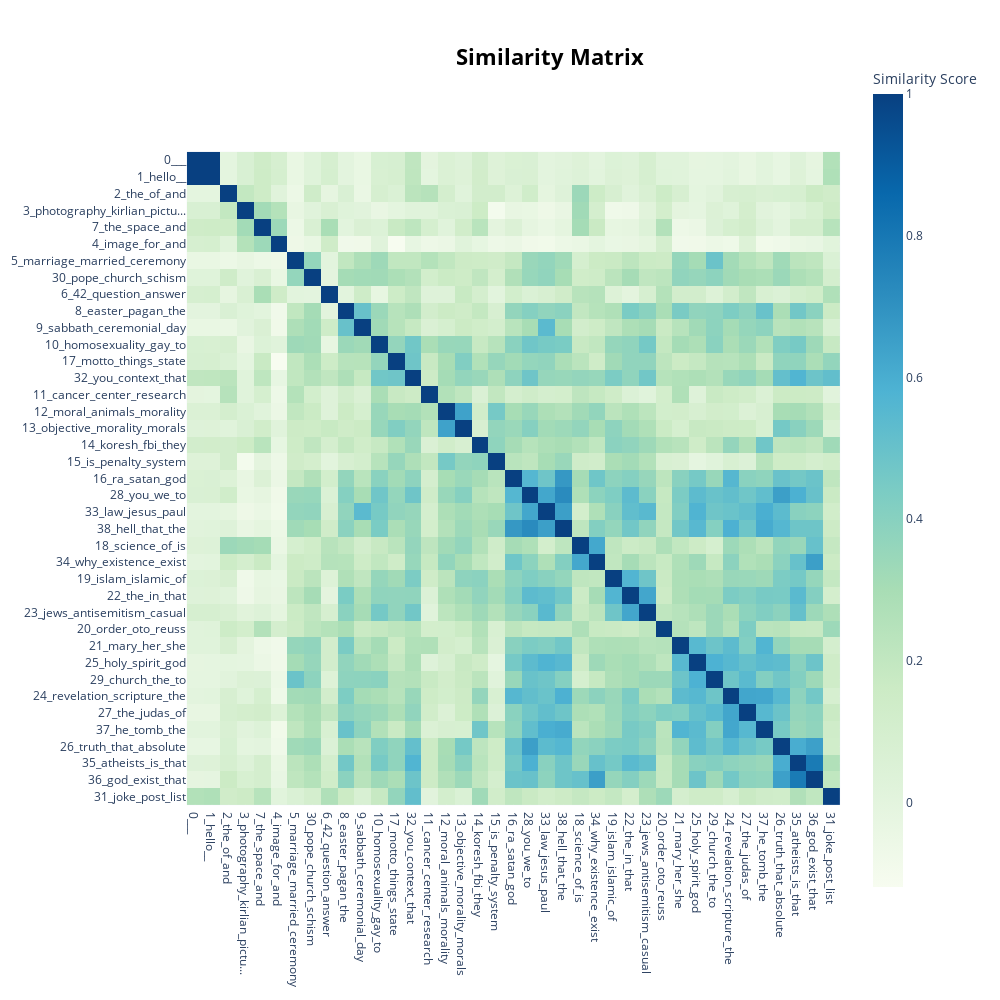

Notebook source saved alongside this figure:
### Code cell
topic_model.visualize_heatmap(n_clusters=20, width=1000, height=1000)

### Figure 1 — Plotly figure (JSON) as saved in the notebook; plotly's stock layout.template omitted (floating-point values rounded to 4 significant figures; data arrays with more than 128 entries replaced by an {"elided": "..."} marker saying what was removed)
{"data": [{"coloraxis": "coloraxis", "hovertemplate": "x: %{x}<br>y: %{y}<br>Similarity Score: %{z}<extra></extra>", "name": "0", "type": "heatmap", "x": ["0___", "1_hello__", "2_the_of_and", "3_photography_kirlian_pictu...", "7_the_space_and", "4_image_for_and", "5_marriage_married_ceremony", "30_pope_church_schism", "6_42_question_answer", "8_easter_pagan_the", "9_sabbath_ceremonial_day", "10_homosexuality_gay_to", "17_motto_things_state", "32_you_context_that", "11_cancer_center_research", "12_moral_animals_morality", "13_objective_morality_morals", "14_koresh_fbi_they", "15_is_penalty_system", "16_ra_satan_god", "28_you_we_to", "33_law_jesus_paul", "38_hell_that_the", "18_science_of_is", "34_why_existence_exist", "19_islam_islamic_of", "22_the_in_that", "23_jews_antisemitism_casual", "20_order_oto_reuss", "21_mary_her_she", "25_holy_spirit_god", "29_church_the_to", "24_revelation_scripture_the", "27_the_judas_of", "37_he_tomb_the", "26_truth_that_absolute", "35_atheists_is_that", "36_god_exist_that", "31_joke_post_list"], "xaxis": "x", "y": ["0___", "1_hello__", "2_the_of_and", "3_photography_kirlian_pictu...", "7_the_space_and", "4_image_for_and", "5_marriage_married_ceremony", "30_pope_church_schism", "6_42_question_answer", "8_easter_pagan_the", "9_sabbath_ceremonial_day", "10_homosexuality_gay_to", "17_motto_things_state", "32_you_context_that", "11_cancer_center_research", "12_moral_animals_morality", "13_objective_morality_morals", "14_koresh_fbi_they", "15_is_penalty_system", "16_ra_satan_god", "28_you_we_to", "33_law_jesus_paul", "38_hell_that_the", "18_science_of_is", "34_why_existence_exist", "19_islam_islamic_of", "22_the_in_that", "23_jews_antisemitism_casual", "20_order_oto_reuss", "21_mary_her_she", "25_holy_spirit_god", "29_church_the_to", "24_revelation_scripture_the", "27_the_judas_of", "37_he_tomb_the", "26_truth_that_absolute", "35_atheists_is_that", "36_god_exist_that", "31_joke_post_list"], "yaxis": "y", "z": {"elided": "39x39 float values"}}], "layout": {"coloraxis": {"colorbar": {"title": {"text": "Similarity Score"}}, "colorscale": [[0, "rgb(247,252,240)"], [0.125, "rgb(224,243,219)"], [0.25, "rgb(204,235,197)"], [0.375, "rgb(168,221,181)"], [0.5, "rgb(123,204,196)"], [0.625, "rgb(78,179,211)"], [0.75, "rgb(43,140,190)"], [0.875, "rgb(8,104,172)"], [1, "rgb(8,64,129)"]]}, "height": 1000, "hoverlabel": {"bgcolor": "white", "font": {"family": "Rockwell", "size": 16}}, "legend": {"title": {"text": "Trend"}}, "margin": {"t": 60}, "showlegend": true, "title": {"font": {"color": "Black", "size": 22}, "text": "<b>Similarity Matrix</b>", "x": 0.55, "xanchor": "center", "y": 0.95, "yanchor": "top"}, "width": 1000, "xaxis": {"anchor": "y", "autorange": true, "constrain": "domain", "domain": [0.00078, 0.9992], "range": [-0.5, 38.5], "scaleanchor": "y", "type": "category"}, "yaxis": {"anchor": "x", "autorange": true, "constrain": "domain", "domain": [0.1098, 0.8902], "range": [38.5, -0.5], "type": "category"}}}
